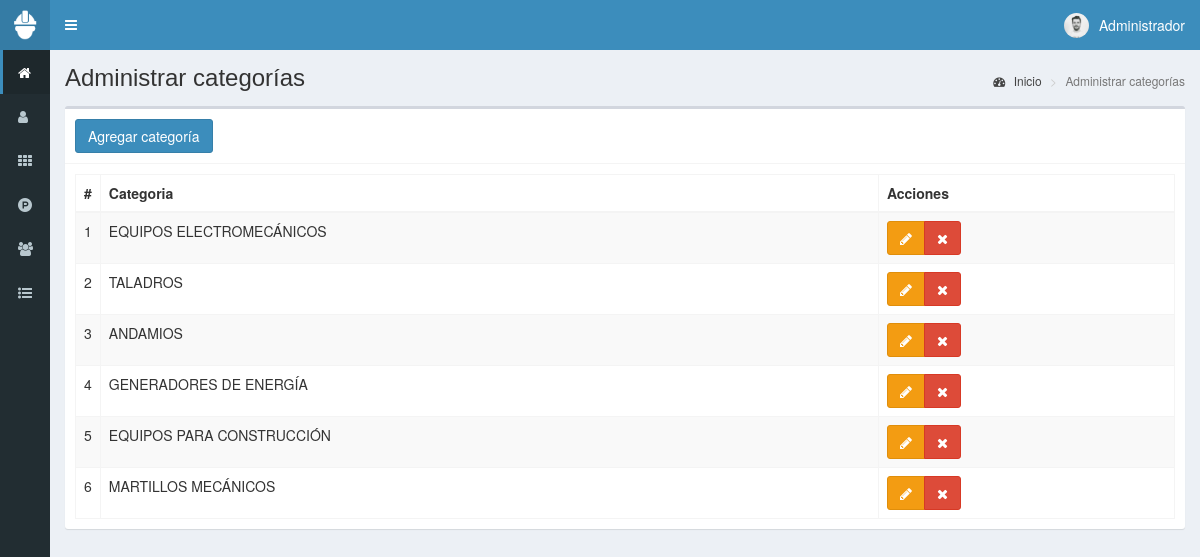
The page /pos/categorias (signed in) on the database its author committed.
### tables this page shows
CREATE TABLE IF NOT EXISTS `categorias` (
  `id` int(11) NOT NULL AUTO_INCREMENT,
  `categoria` text NOT NULL,
  `fecha` timestamp NOT NULL DEFAULT CURRENT_TIMESTAMP ON UPDATE CURRENT_TIMESTAMP,
  PRIMARY KEY (`id`)
);

### pos/controladores/plantilla.controlador.php (called while the page is built)
<?php
class ControladorPlantilla{
	static public function ctrPlantilla(){
		include "vistas/plantilla.php";
	}
}

### pos/index.php (called while the page is built, shortened)
<?php
require_once "controladores/plantilla.controlador.php";
require_once "controladores/usuarios.controlador.php";
require_once "controladores/categorias.controlador.php";
require_once "controladores/ventas.controlador.php";
require_once "modelos/categorias.modelo.php";
$plantilla = new ControladorPlantilla();
$plantilla -> ctrPlantilla();

### pos/controladores/categorias.controlador.php (called while the page is built, shortened)
<?php
class ControladorCategorias{
	static public function ctrMostrarCategorias($item, $valor){
		$tabla = "categorias";
		$respuesta = ModeloCategorias::mdlMostrarCategorias($tabla, $item, $valor);
		return $respuesta;
	}
}

### pos/modelos/conexion.php (called while the page is built)
<?php
class Conexion{
	static public function conectar(){
		$link = new PDO("mysql:host=localhost;dbname=pos",
			            "root",
			            "");
		$link->exec("set names utf8");
		return $link;
	}
}

### pos/modelos/categorias.modelo.php (called while the page is built, shortened)
<?php
require_once "conexion.php";
class ModeloCategorias{
	static public function mdlMostrarCategorias($tabla, $item, $valor){
		if($item != null){
			$stmt = Conexion::conectar()->prepare("SELECT * FROM $tabla WHERE $item = :$item");
			$stmt -> bindParam(":".$item, $valor, PDO::PARAM_STR);
			$stmt -> execute();
			return $stmt -> fetch();
		}else{
			$stmt = Conexion::conectar()->prepare("SELECT * FROM $tabla");
			$stmt -> execute();
			return $stmt -> fetchAll();
		}
	}
}

### pos/vistas/modulos/categorias.php (the view, shortened to what this page needs)
<div class="content-wrapper">
  <section class="content-header">
    <h1>
      Administrar categorías
    </h1>
    <ol class="breadcrumb">
      <li><a href="inicio"><i class="fa fa-dashboard"></i> Inicio</a></li>
      <li class="active">Administrar categorías</li>
    </ol>
  </section>
  <section class="content">
    <div class="box">
      <div class="box-header with-border">
        <button class="btn btn-primary" data-toggle="modal" data-target="#modalAgregarCategoria">
          Agregar categoría
        </button>
      </div>
      <div class="box-body">
       <table class="table table-bordered table-striped dt-responsive tablas" width="100%">
        <thead>
         <tr>
           <th style="width:10px">#</th>
           <th>Categoria</th>
           <th>Acciones</th>
         </tr>
        </thead>
        <tbody>
        <?php
          $item = null;
          $valor = null;
          $categorias = ControladorCategorias::ctrMostrarCategorias($item, $valor);
          foreach ($categorias as $key => $value) {
            echo ' <tr>
                    <td>'.($key+1).'</td>
                    <td class="text-uppercase">'.$value["categoria"].'</td>
                    <td>
                      <div class="btn-group">
                        <button class="btn btn-warning btnEditarCategoria" idCategoria="'.$value["id"].'" data-toggle="modal" data-target="#modalEditarCategoria"><i class="fa fa-pencil"></i></button>';
                        if($_SESSION["perfil"] == "Administrador"){
                          echo '<button class="btn btn-danger btnEliminarCategoria" idCategoria="'.$value["id"].'"><i class="fa fa-times"></i></button>';
                        }
                      echo '</div>
                    </td>
                  </tr>';
          }
        ?>
        </tbody>
       </table>
      </div>
    </div>
  </section>
</div>

### rows shown on the page
categorias: categoria "EQUIPOS ELECTROMECÁNICOS"
categorias: categoria "TALADROS"
categorias: categoria "ANDAMIOS"
categorias: categoria "GENERADORES DE ENERGÍA"
categorias: categoria "EQUIPOS PARA CONSTRUCCIÓN"
categorias: categoria "MARTILLOS MECÁNICOS"

### other values the page prints
$_SESSION["nombre"] "Administrador"
